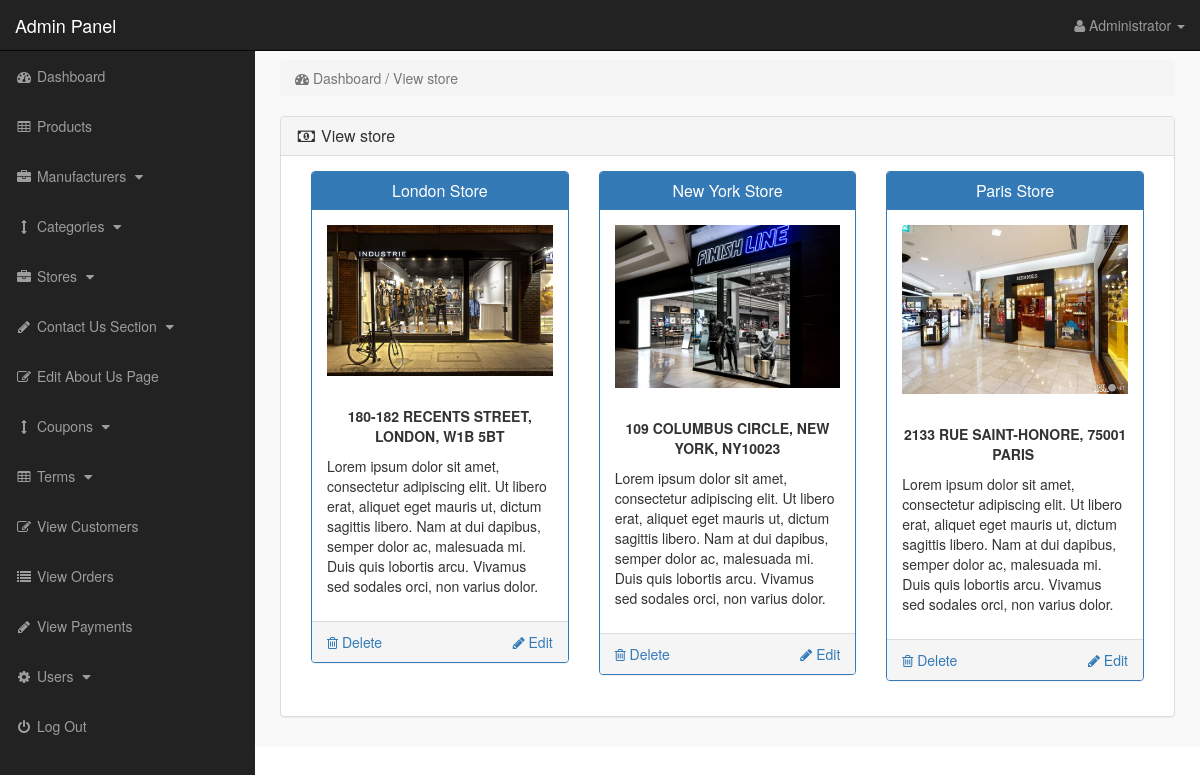
Before: /admin_area/index.php?view_store (signed in) with the older database file.
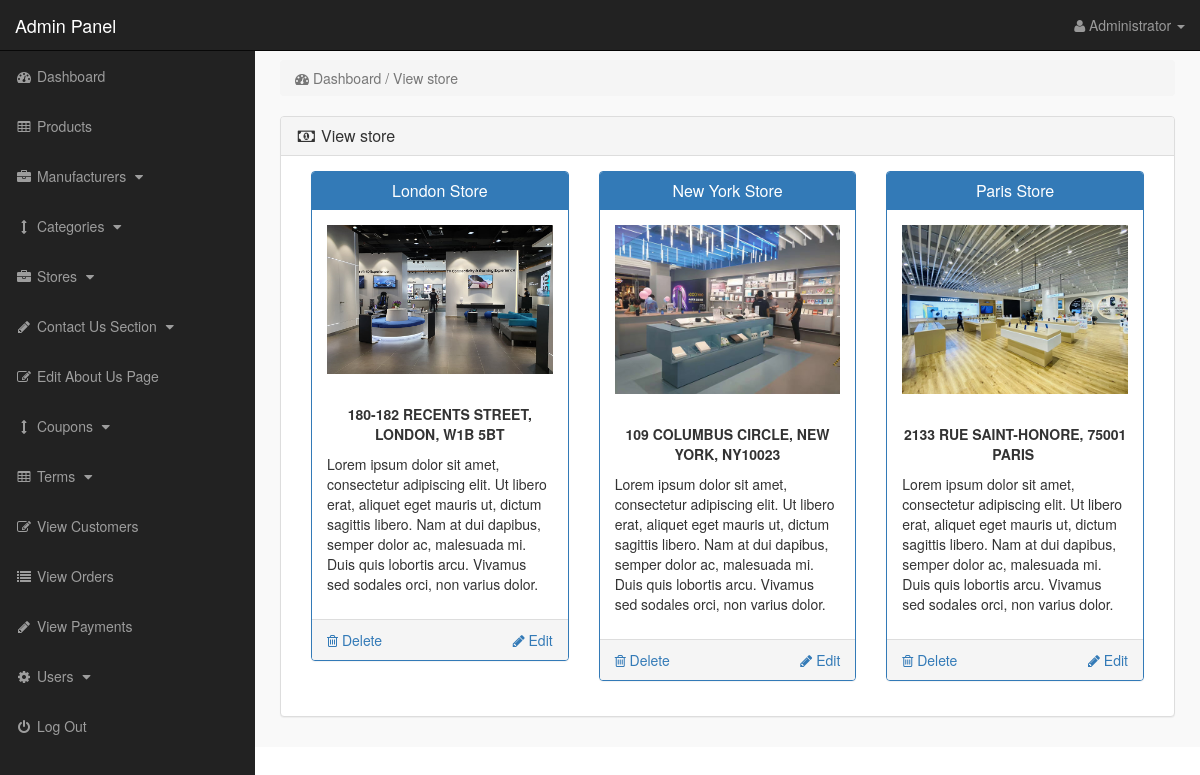
After: the same page with the newer database file.
### tables this page shows
CREATE TABLE IF NOT EXISTS `store` (
  `store_id` int(10) NOT NULL AUTO_INCREMENT,
  `store_title` varchar(255) NOT NULL,
  `store_image` varchar(255) NOT NULL,
  `store_desc` text NOT NULL,
  `store_button` varchar(255) NOT NULL,
  `store_url` varchar(255) NOT NULL,
  PRIMARY KEY (`store_id`)
);

### admin_area/view_store.php (the view, shortened to what this page needs)
<?php
if(!isset($_SESSION['admin_email'])){
echo "<script>window.open('login.php','_self')</script>";
}
else {
?>
<div class="row" >
<div class="col-lg-12" >
<ol class="breadcrumb">
<li class="active">
<i class="fa fa-dashboard" ></i> Dashboard / View store
</li>
</ol>
</div>
</div>
<div class="row">
<div class="col-lg-12">
<div class="panel panel-default">
<div class="panel-heading">
<h3 class="panel-title">
<i class="fa fa-money fa-fw"></i> View store
</h3>
</div>
<div class="panel-body">
<?php
$get_store = "select * from store";
$run_store = mysqli_query($con,$get_store);
while($row_store = mysqli_fetch_array($run_store)){
$store_id = $row_store['store_id'];
$store_title = $row_store['store_title'];
$store_image = $row_store['store_image'];
$store_desc = substr($row_store['store_desc'],0,400);
?>
<div class="col-lg-4 col-md-4">
<div class="panel panel-primary">
<div class="panel-heading">
<h3 class="panel-title" align="center">
<?php echo $store_title; ?>
</h3>
</div>
<div class="panel-body">
<img src="store_images/<?php echo $store_image; ?>" class="img-responsive">
<br>
<p><?php echo $store_desc; ?></p>
</div>
<div class="panel-footer">
<a href="index.php?delete_store=<?php echo $store_id; ?>" class="pull-left">
<i class="fa fa-trash-o"></i> Delete
</a>
<a href="index.php?edit_store=<?php echo $store_id; ?>" class="pull-right">
<i class="fa fa-pencil"></i> Edit
</a>
<div class="clearfix"> </div>
</div>
</div>
</div>
<?php } ?>
</div>
</div>
</div>
</div>
<?php } ?>

Changed rows visible on the page:
changed store "London Store": store_image: a different picture
changed store "New York Store": store_image: a different picture
changed store "Paris Store": store_image: a different picture
